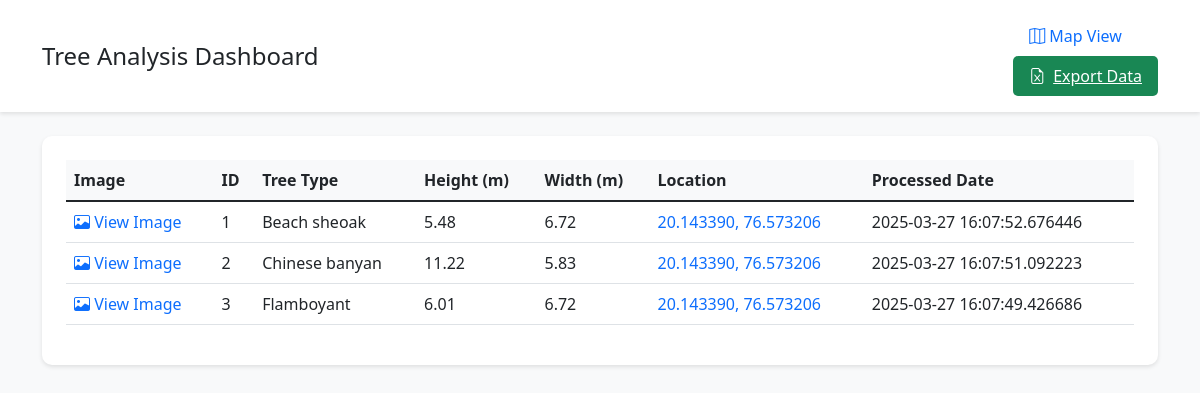
Before: / with the older database file.
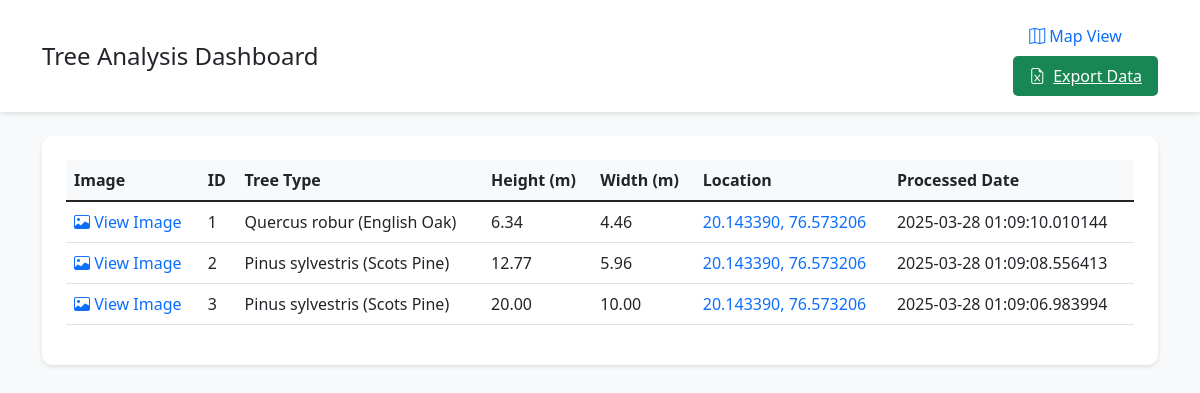
After: the same page with the newer database file.
### tables this page shows
CREATE TABLE tree_analysis (
                    id INTEGER PRIMARY KEY AUTOINCREMENT,
                    image_path TEXT UNIQUE NOT NULL,
                    image_name TEXT NOT NULL,
                    tree_type TEXT NOT NULL,
                    height_m REAL NOT NULL,
                    width_m REAL NOT NULL,
                    latitude REAL,
                    longitude REAL,
                    processed_date TIMESTAMP DEFAULT CURRENT_TIMESTAMP,
                    last_accessed TIMESTAMP DEFAULT CURRENT_TIMESTAMP
                );

### utils/web_ui.py (the view)
@app.route('/')
def index():
    results = get_db().get_all_trees()
    trees = []
    for i, result in enumerate(results, start=1):
        image_name = os.path.basename(result[1])
        tree_data = {
            'id': i,  # Use the enumerated index starting from 1
            'image_name': image_name,
            'image_path': result[1],
            'tree_type': result[3],
            'height_m': result[4],
            'width_m': result[5],
            'latitude': result[6],
            'longitude': result[7],
            'processed_date': result[8]
        }
        trees.append(tree_data)
    return render_template('index.html', trees=trees)

### utils/database.py (called while the page is built)
    def connect(self):
        try:
            self.conn = sqlite3.connect(self.db_path)
            self.cursor = self.conn.cursor()
        except sqlite3.Error as e:
            print(f"Error connecting to database: {e}")
            raise

    def create_tables(self):
        try:
            self.cursor.execute('''
                CREATE TABLE IF NOT EXISTS tree_analysis (
                    id INTEGER PRIMARY KEY AUTOINCREMENT,
                    image_path TEXT UNIQUE NOT NULL,
                    image_name TEXT NOT NULL,
                    tree_type TEXT NOT NULL,
                    height_m REAL NOT NULL,
                    width_m REAL NOT NULL,
                    latitude REAL,
                    longitude REAL,
                    processed_date TIMESTAMP DEFAULT CURRENT_TIMESTAMP,
                    last_accessed TIMESTAMP DEFAULT CURRENT_TIMESTAMP
                )
            ''')
            self.conn.commit()
        except sqlite3.Error as e:
            print(f"Error creating tables: {e}")
            raise

    def get_all_trees(self):
        try:
            self.cursor.execute('''
                SELECT id, image_path, image_name, tree_type, height_m, width_m,
                       latitude, longitude, processed_date
                FROM tree_analysis
                ORDER BY processed_date DESC
            ''')
            return self.cursor.fetchall()
        except sqlite3.Error as e:
            print(f"Error retrieving tree data: {e}")
            return []

    def __del__(self):
        if self.conn:
            self.conn.close()

### utils/web_ui.py (called while the page is built)
def get_db():
    return Database()

### utils/templates/index.html (shortened to what this page needs)
<!DOCTYPE html>
<html lang="en">
<head>
    <link href="https://cdn.jsdelivr.net/npm/bootstrap@5.1.3/dist/css/bootstrap.min.css" rel="stylesheet">
    <link rel="stylesheet" href="https://cdn.jsdelivr.net/npm/bootstrap-icons@1.7.2/font/bootstrap-icons.css">
</head>
<body>
    <div class="dashboard-header">
        <div class="container">
            <div class="d-flex justify-content-between align-items-center">
                <h1 class="h4 mb-0">Tree Analysis Dashboard</h1>
                <div>
                    <a href="{{ url_for('map_view') }}" class="nav-link me-3">
                        <i class="bi bi-map"></i> Map View
                    </a>
                    <a href="{{ url_for('export_excel') }}" class="export-btn">
                        <i class="bi bi-file-earmark-excel"></i> Export Data
                    </a>
                </div>
            </div>
        </div>
    </div>
    <div class="container">
        <div class="table-container">
            <div class="table-responsive">
                <table class="table table-hover">
                    <thead>
                        <tr>
                            <th>Image</th>
                            <th>ID</th>
                            <th>Tree Type</th>
                            <th>Height (m)</th>
                            <th>Width (m)</th>
                            <th>Location</th>
                            <th>Processed Date</th>
                        </tr>
                    </thead>
                    <tbody>
                        {% for tree in trees %}
                        <tr>
                            <td>
                                <a href="{{ url_for('serve_image', filename=tree.image_name) }}"
                                   target="_blank"
                                   class="image-link">
                                    <i class="bi bi-image"></i> View Image
                                </a>
                            </td>
                            <td>{{ tree.id }}</td>
                            <td>{{ tree.tree_type }}</td>
                            <td>{{ "%.2f"|format(tree.height_m|float) }}</td>
                            <td>{{ "%.2f"|format(tree.width_m|float) }}</td>
                            <td>
                                {% if tree.latitude and tree.longitude %}
                                    <a href="https://www.openstreetmap.org/?mlat={{ tree.latitude }}&mlon={{ tree.longitude }}&zoom=15"
                                       target="_blank"
                                       class="location-link">
                                        {{ "%.6f"|format(tree.latitude|float) }}, {{ "%.6f"|format(tree.longitude|float) }}
                                    </a>
                                {% else %}
                                    <span class="text-muted">No GPS Data</span>
                                {% endif %}
                            </td>
                            <td>{{ tree.processed_date }}</td>
                        </tr>
                        {% endfor %}
                    </tbody>
                </table>
            </div>
        </div>
    </div>
</body>
</html>

### utils/templates/index.html (style rules this page uses)
body { background-color: #f8f9fa; }
.dashboard-header { background-color: #ffffff; padding: 1rem 0; box-shadow: 0 2px 4px rgba(0,0,0,0.1); margin-bottom: 1.5rem; }
.table-container { background-color: #ffffff; border-radius: 10px; box-shadow: 0 2px 4px rgba(0,0,0,0.1); padding: 1.5rem; }
.table th { background-color: #f8f9fa; font-weight: 600; white-space: nowrap; }
.table td { vertical-align: middle; }
.export-btn { background-color: #198754; color: white; border: none; padding: 0.5rem 1rem; border-radius: 5px; display: inline-flex; align-items: center; gap: 0.5rem; }
.location-link, .image-link, .nav-link { color: #0d6efd; text-decoration: none; }

Changed rows visible on the page:
removed tree_analysis: id "1", tree_type "Beach sheoak", height_m "5.48", width_m "6.72", latitude "20.143390", longitude "76.573206", processed_date "2025-03-27 16:07:52.676446"
removed tree_analysis: id "2", tree_type "Chinese banyan", height_m "11.22", width_m "5.83", latitude "20.143390", longitude "76.573206", processed_date "2025-03-27 16:07:51.092223"
removed tree_analysis: id "3", tree_type "Flamboyant", height_m "6.01", width_m "6.72", latitude "20.143390", longitude "76.573206", processed_date "2025-03-27 16:07:49.426686"
added tree_analysis: id "1", tree_type "Quercus robur (English Oak)", height_m "6.34", width_m "4.46", latitude "20.143390", longitude "76.573206", processed_date "2025-03-28 01:09:10.010144"
added tree_analysis: id "2", tree_type "Pinus sylvestris (Scots Pine)", height_m "12.77", width_m "5.96", latitude "20.143390", longitude "76.573206", processed_date "2025-03-28 01:09:08.556413"
added tree_analysis: id "3", tree_type "Pinus sylvestris (Scots Pine)", height_m "20.00", width_m "10.00", latitude "20.143390", longitude "76.573206", processed_date "2025-03-28 01:09:06.983994"
